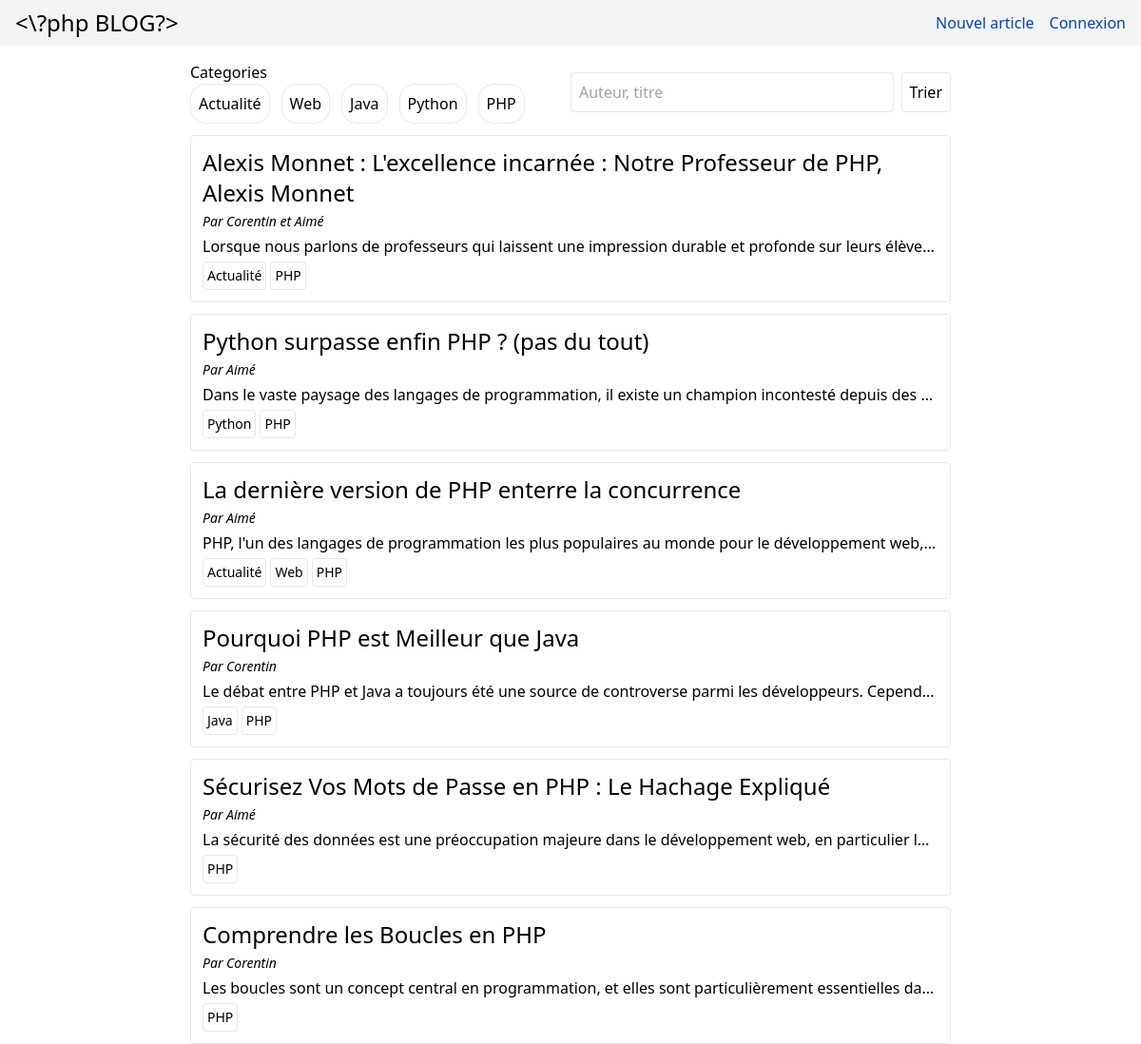
The page / on the database its author committed.
### tables this page shows
CREATE TABLE IF NOT EXISTS `categorie` (
  `id` int NOT NULL AUTO_INCREMENT,
  `nom` varchar(20) NOT NULL,
  PRIMARY KEY (`id`)
);

CREATE TABLE IF NOT EXISTS `article` (
  `id` int NOT NULL AUTO_INCREMENT,
  `titre` varchar(100) NOT NULL,
  `description` text NOT NULL,
  `id_user` int NOT NULL,
  PRIMARY KEY (`id`)
);

CREATE TABLE IF NOT EXISTS `user` (
  `id` int NOT NULL AUTO_INCREMENT,
  `email` text NOT NULL,
  `pseudo` varchar(20) DEFAULT '',
  `mdp` varchar(300) NOT NULL,
  `admin` tinyint(1) NOT NULL,
  PRIMARY KEY (`id`)
);

### traitement/sql.php (called while the page is built, shortened)
<?php
  function get_user_by_id($id) {
    require "config.php";
    $sql = $connexion->prepare("SELECT * FROM user WHERE id=?");
    $sql->execute([$id]);
    $row = $sql->fetch(PDO::FETCH_ASSOC);
    if ($row) {
        return $row;
    } else {
        return false;
    }
  }
  function get_articles() {
    require "config.php";
    $sql = "SELECT * FROM article ORDER BY id DESC";
    $rows = $connexion->query($sql);
    if($rows) {
      return $rows;
    } else {
      return false;
    }
  }
function get_categories() {
  require "config.php";
  $sql = "SELECT * FROM categorie";
  $rows = $connexion->query($sql);
  if($rows) {
    return $rows;
  } else {
    return false;
  }
}
function get_categories_from_article($id_article) {
  require "config.php";
  $sql = "SELECT c.* FROM categorie c JOIN lien_categorie_article l ON c.id=l.id_categorie WHERE l.id_article=".$id_article;
  $rows = $connexion->query($sql);
  if($rows) {
    return $rows;
  } else {
    return false;
  }
}
?>

### index.php (the view, shortened to what this page needs)
<?php
  require "./structure/header.php";
  require "./traitement/sql.php";
?>
<div class="flex flex-col gap-3 items-center">
  <div class="w-8/12">
    <form class="flex justify-between gap-2" method="GET" role="search" aria-label="formulaire de recherche">
        <fieldset id="categories" class="flex flex-wrap gap-3" aria-labelledby="category-label">
            <legend id="category-label">Categories</legend>
            <?php
            $categories = get_categories();
            if($categories!==false) {
                foreach($categories as $categorie) {
                    if(isset($_GET['categories']) && in_array($categorie['id'], $_GET['categories'])) {
                        $checked = "checked";
                    } else {
                        $checked = "";
                    }
                    echo "<input type='checkbox' name='categories[]' value='". $categorie['id'] ."' id='". $categorie['nom'] ."' class='hidden' ".$checked." aria-labelledby='category-label'/>
          <label for='". $categorie['nom'] ."' class='border rounded-2xl p-2 select-none transition-all duration-200 flex justify-center items-center hover:bg-blue-100 hover:cursor-pointer'>". $categorie['nom'] ."</label>";
                }
            } else {
                echo "<p class='text-red-500'>Erreur dans le chargement des catégories</p>";
            }
            ?>
        </fieldset>
        <div class="flex justify-end gap-2 w-1/2">
            <?php
            if(isset($_GET['titre'])) {
                $titre = $_GET['titre'];
            } else {
                $titre = "";
            }
            ?>
            <input type="text" name="recherche" class="border w-full rounded h-fit p-2 self-center" placeholder="Auteur, titre" value="<?php echo $titre ?>" aria-label="Recherche par auteur, titre, contenu..."/>
            <button type="submit" class="border h-fit p-2 self-center rounded" aria-label="Submit button">Trier</button>
        </div>
    </form>
</div>
  <?php
    if(isset($_GET['categories']) && isset($_GET['titre'])) {
      $articles = get_articles_from_categories_and_titre_and_auteur($_GET['categories'], $_GET['recherche']);
    } else if(isset($_GET['categories'])) {
      $articles = get_articles_from_categories_and_titre_and_auteur($_GET['categories'], "");
    } else if(isset($_GET['titre'])) {
      $articles = get_articles_from_categories_and_titre_and_auteur([], $_GET['titre']);
    } else {
      $articles = get_articles();
    }
    foreach($articles as $article) {
      $url = "/pages/article.php?id=".$article['id'];
      echo "<a href=$url class='w-8/12 rounded border p-3 flex flex-col gap-1 hover:border-blue-500'>
        <div class='flex justify-between'>
        <h2 class='text-2xl'>".$article['titre']."</h2>";
      echo "</div><p class='italic text-sm'>Par ";
      $user = get_user_by_id($article['id_user']);
      if(!empty($user['pseudo'])) {
        echo $user['pseudo'];
      } else {
        echo $user['email'];
      }
      echo "</p>
        <p class='overflow-hidden whitespace-nowrap text-ellipsis'>".$article['description']."</p>";
      $categories = get_categories_from_article($article['id']);
      if($categories!==false) {
        echo "<div class='flex gap-1'>";
        foreach($categories as $categorie) {
          echo "<div class='border text-sm w-fit p-1 rounded'>".$categorie['nom']."</div>";
        }
        echo "</div>";
      }
      echo "</a>";
    }
  ?>
</div>
<?php require("./structure/footer.php"); ?>

### rows shown on the page
categorie: nom "Actualité"
categorie: nom "Web"
categorie: nom "Java"
categorie: nom "Python"
categorie: nom "PHP"
article: titre "Alexis Monnet : L'excellence incarnée : Notre Professeur de PHP, Alexis Monnet", id_user.pseudo "Corentin et Aimé", description "Lorsque nous parlons de professeurs qui laissent une impression durable et profonde sur leurs élève…"
article: titre "Python surpasse enfin PHP ? (pas du tout)", id_user.pseudo "Aimé", description "Dans le vaste paysage des langages de programmation, il existe un champion incontesté depuis des…"
article: titre "La dernière version de PHP enterre la concurrence", id_user.pseudo "Aimé", description "PHP, l'un des langages de programmation les plus populaires au monde pour le développement web,…"
article: titre "Pourquoi PHP est Meilleur que Java", id_user.pseudo "Corentin", description "Le débat entre PHP et Java a toujours été une source de controverse parmi les développeurs. Cepend…"
article: titre "Sécurisez Vos Mots de Passe en PHP : Le Hachage Expliqué", id_user.pseudo "Aimé", description "La sécurité des données est une préoccupation majeure dans le développement web, en particulier l…"
article: titre "Comprendre les Boucles en PHP", id_user.pseudo "Corentin", description "Les boucles sont un concept central en programmation, et elles sont particulièrement essentielles da…"
